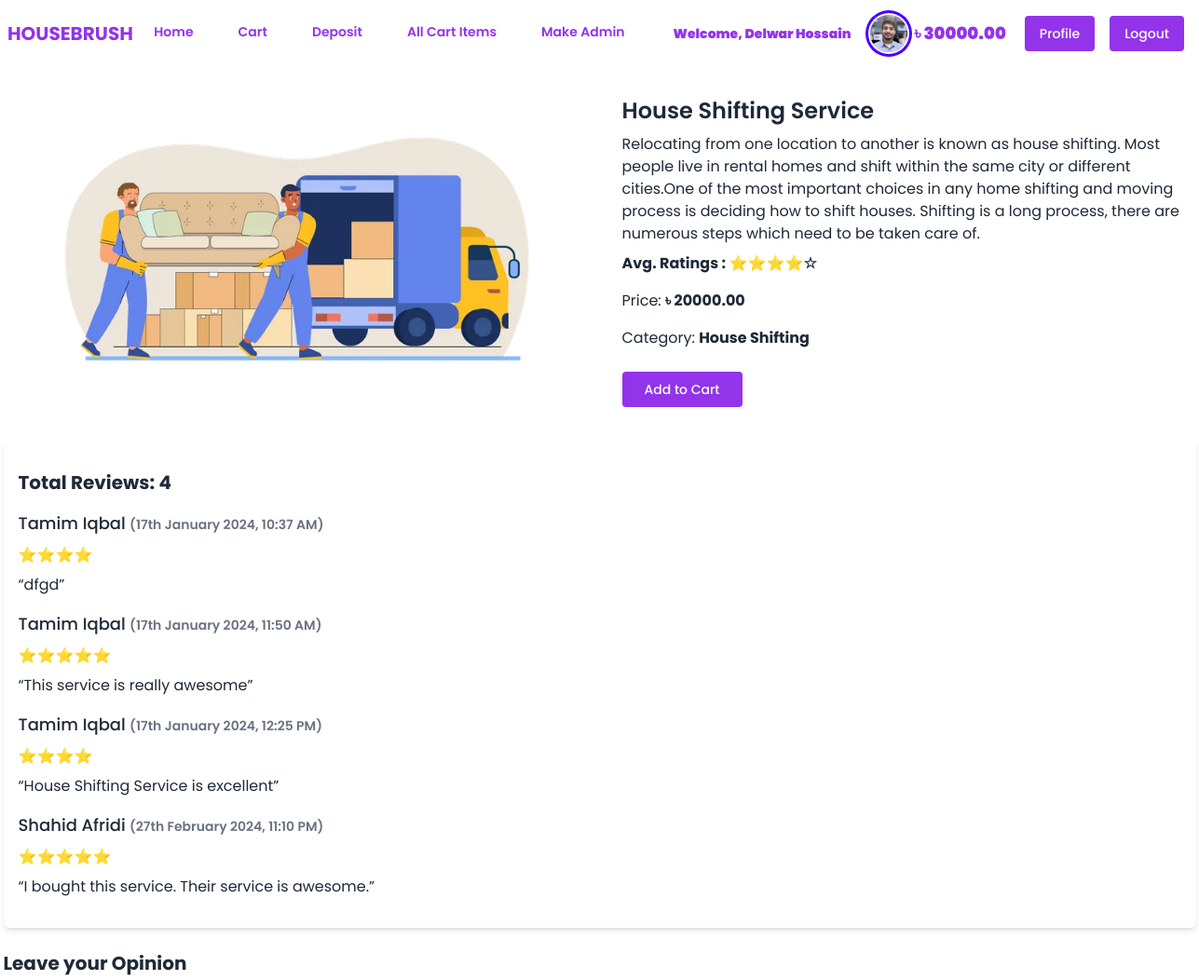
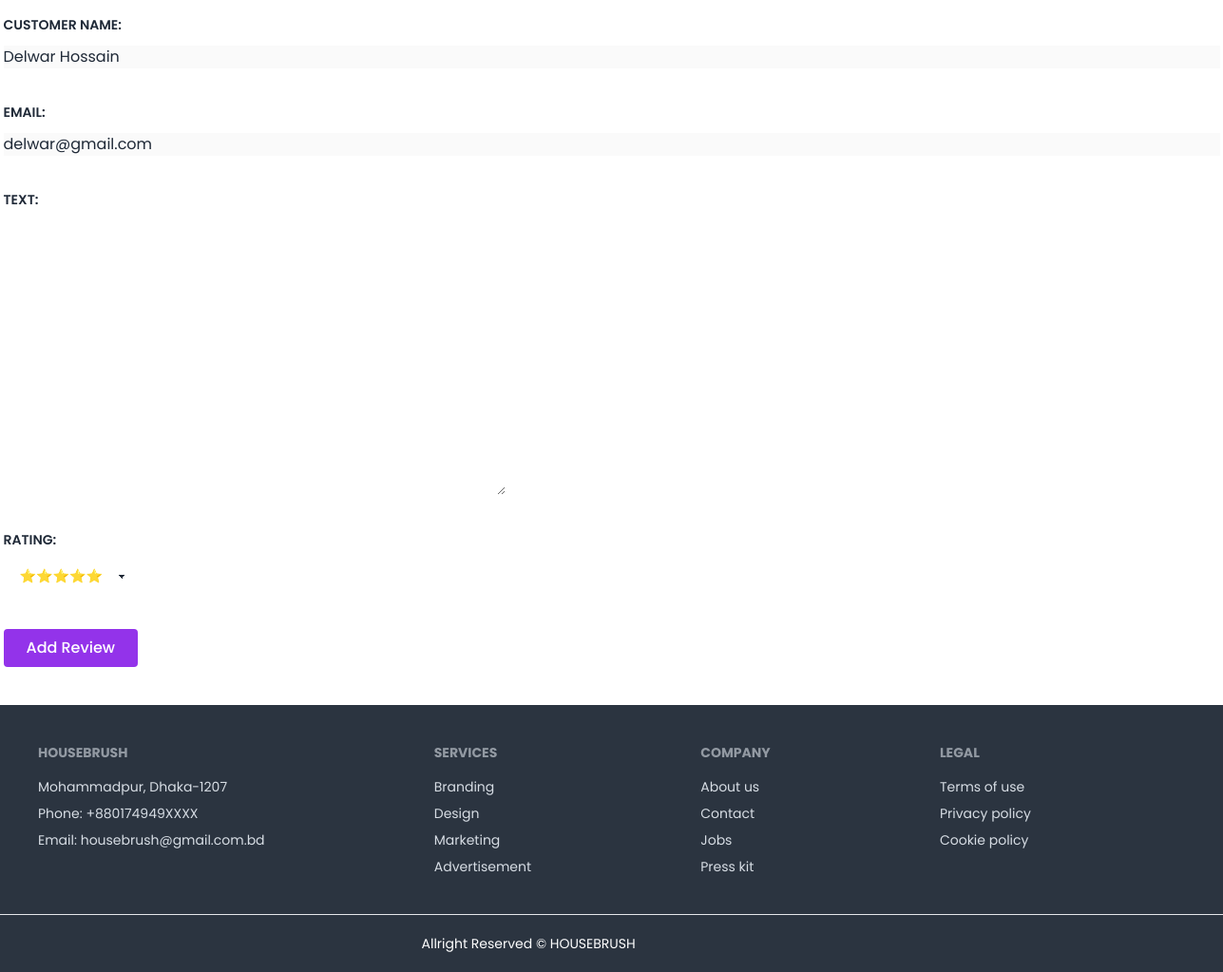
Screenshot of /services/service/2/details/ (signed in) with the database file from the repository (2 pictures, top to bottom).
### account/models.py (models this page shows, shortened)
class UserAccount(AbstractUser):
    address = models.TextField()
    balance = models.DecimalField( max_digits=12, decimal_places=2, default=0, null=True, blank=True)
    image = models.ImageField(upload_to='account/images/')

### service/models.py (models this page shows, shortened)
class Service(models.Model):
    service_name = models.CharField(max_length = 100)
    description = models.TextField()
    price = models.DecimalField(max_digits=12,decimal_places=2)
    image = models.ImageField(upload_to = 'service/images/')
    category = models.ForeignKey(Category, on_delete= models.CASCADE)
    def average_rating(self):
        if self.reviews.exists():
            total_ratings = sum(review.rating for review in self.reviews.all())
            average_rating = total_ratings / self.reviews.count()
            return round(average_rating, 2)
        else:
            return None

class Review(models.Model):
    customer_name = models.CharField(max_length=100)
    email = models.EmailField(max_length=100)
    text = models.TextField()
    rating = models.IntegerField(choices = STARS, default = 5)
    service = models.ForeignKey(Service, on_delete= models.CASCADE, related_name = 'reviews')
    created_on = models.DateTimeField(auto_now_add = True)

class Category(models.Model):
    name = models.CharField(max_length = 50)
    slug = models.SlugField(unique = True)

### service/views.py (the view, shortened to what this page needs)
# urls.py: path('service/<int:id>/details/', ServiceDetailsView.as_view(), name='details'),
class ServiceDetailsView(LoginRequiredMixin,DetailView):
    template_name = 'service/service_details.html'
    context_object_name = 'service'
    model = Service
    pk_url_kwarg = 'id'
    def get_context_data(self, **kwargs):
        context = super().get_context_data(**kwargs)
        service = self.get_object()
        reviews = service.reviews.all()
        context['reviews'] = reviews
        context['form'] = ReviewForm()
        return context

### service/forms.py
class ReviewForm(forms.ModelForm):
    class Meta:
        model = Review
        fields = ['customer_name', 'email', 'text', 'rating']

### service/templatetags/rating_tags.py (called while the page is built)
@register.filter
def stars(value):
    full_stars = int(value)
    remaining = value - full_stars
    if remaining >= 0.75:
        return '⭐' * (full_stars + 1)
    elif remaining >= 0.25:
        return '⭐' * full_stars + '☆'
    else:
        return '⭐' * full_stars

### service/templates/service/service_details.html (shortened to what this page needs)
{% extends "base.html" %}
{% load rating_tags %}
{% block content %}
    <div class="flex gap-4 flex-col md:flex-row items-center mt-5">
        <div class="md:w-1/2 mb-4 md:mb-0">
            <img src="{{service.image.url}}" alt="Service Image" class="w-full h-auto md:h-full object-cover" />
        </div>
        <div class="md:w-1/2">
            <div class="card bg-base-100 px-4">
                <h2 class="text-2xl font-semibold mb-2">{{service.service_name}}</h2>
                <p>{{service.description}}</p>
                {% if service.reviews.exists %}
                <p class="my-2 "> <strong>Avg. Ratings : {{ service.average_rating|stars }}</strong> </p>
                {% endif %}
                <p class="my-2 ">Price: <strong>৳ {{service.price}}</strong></p>
                <p class="my-2 ">Category: <strong>{{service.category.name}}</strong></p>
                <div class="card-actions mt-4">
                    <a href="{% url "add_to_cart" service.id %}" class="inline-block font-medium text-sm px-6 py-3 leading-none bg-purple-600 rounded text-white border-white hover:border-transparent hover:text-dark hover:bg-red-600 mt-4 lg:mt-0">Add to Cart</a>
                </div>
            </div>
        </div>
    </div>
    <div class="bg-white p-4 rounded-md shadow-md mt-6">
        <h3 class="font-bold text-xl my-4">Total Reviews: {{reviews | length}}</h3>
        {% for review in reviews %}
            <div  class="mb-4">
                <div class="flex items-center gap-5">
                    <p class="text-lg font-semibold">
                    <strong class="font-medium">{{review.customer_name}}</strong>
                    <small class="text-gray-500 text-sm"> ({{review.created_on|date:"jS F Y, h:i A"}})</small>
                </p>
                </div>
                <p class="my-2 "> <strong>{{ review.rating|stars }}</strong> </p>
                <q class="text-gray-800">{{review.text}}</q>
            </div>
        {% endfor %}
    </div>
   <div class="mt-6">
    <h1 class="font-bold text-xl my-4">Leave your Opinion</h1>
    {% load crispy_forms_tags %}
    <form method="post" novalidate>
        {% for field in form %}
            <p class="text-sm font-semibold uppercase py-1">{{field.label_tag}}</p>
            {% if field.name == 'customer_name' %}
                <p class="mt-2">
                    <input class="w-full focus:border-1 focus:outline" type="text" value="{{ request.user.first_name }} {{ request.user.last_name }}" readonly disabled>
                </p>
            {% elif field.name == 'email' %}
                <p class="mt-2">
                    <input class="w-full focus:border-1 focus:outline" type="email" value="{{ request.user.email }}" readonly disabled>
                </p>
            {% else %}
                <p class="w-full focus:border-1 focus:outline">{{field}}</p>
            {% endif %}
            <p class="text-red-500 my-2 py-2">{{field.errors|striptags}}</p>
        {% endfor %}
        <input class="inline-block font-medium text-base px-6 py-3 leading-none bg-purple-600 rounded text-white border-white hover:border-transparent hover:text-dark hover:bg-red-600 cursor-pointer" type="submit" value="Add Review">
    </form>
</div>
{% endblock content %}

### core/templates/navbar.html (shortened to what this page needs)
<div class="navbar bg-base-100">
  <div class="navbar-start">
    <a href="{% url "home" %}" class="text-purple-600 text-xl uppercase font-bold">HouseBrush</a>
  </div>
  <div class="navbar-center hidden lg:flex">
    <ul class="menu menu-horizontal px-1">
      <li>
          <a href="{% url "home" %}" class="block font-semibold mt-4 lg:inline-block lg:mt-0 text-purple-600 hover:text-red-600 hover:font-black mr-4">Home</a>
        </li>
        <li>
          <a href="{% url "cart" %}" class="block font-semibold mt-4 lg:inline-block lg:mt-0 text-purple-600 hover:text-red-600 hover:font-black mr-4">
            Cart
          </a>
        </li>
        <li>
          <a href="{% url 'account:deposit' %}" class="block font-semibold mt-4 lg:inline-block lg:mt-0 text-purple-600 hover:text-red-600 hover:font-black mr-4">Deposit</a>
        </li>
        {% if request.user.is_staff == True %}
        <li>
          <a href="{% url "cart_items" %}" class="block font-semibold mt-4 lg:inline-block lg:mt-0 text-purple-600 hover:text-red-600 hover:font-black mr-4">All Cart Items</a>
        </li>
        <li>
          <a href="{% url 'account:make_admin' %}" class="block font-semibold mt-4 lg:inline-block lg:mt-0 text-purple-600 hover:text-red-600 hover:font-black mr-4">Make Admin</a>
        </li>
        {% endif %}
        {% if request.user.is_authenticated %}
          <div class="flex justify-content-between items-center">
            <div class="text-purple-600 my-auto  font-black px-5">
              Welcome, {{ request.user.first_name }} {{ request.user.last_name }}
            </div>
          <div class="avatar">
              <div class="w-10 rounded-full ring ring-primary ring-offset-base-100 ring-offset-2">
                {% if request.user.image and request.user.image.url %}
                    <img src="{{ request.user.image.url }}" />
                    {% endif %}
              </div>
            </div>
            <h2 class="text-lg text-purple-600 my-auto  font-black px-2">৳ {{request.user.balance}}</h2>
        </div>
        {% endif %}
    </ul>
  </div>
  <div class="navbar-end">
    {% if request.user.is_authenticated %}
    <a href="{% url "account:profile" request.user.id %}" class="mx-2 inline-block font-medium text-sm px-4 py-3 leading-none bg-purple-600 rounded text-white border-white hover:border-transparent hover:text-dark hover:bg-red-600 mt-4 lg:mt-0">Profile</a>
    <a href="{% url "account:logout" %}" class="mx-2 inline-block font-medium text-sm px-4 py-3 leading-none bg-purple-600 rounded text-white border-white hover:border-transparent hover:text-dark hover:bg-red-600 mt-4 lg:mt-0">Logout</a>
    {% endif %}
  </div>
</div>

### rows the page displays
UserAccount: user.first_name "Delwar", user.last_name "Hossain", user.image (picture), user.balance "30000.00", user.first_name "Delwar Hossain", user.email "delwar@gmail.com"
Service: image (picture), service_name "House Shifting Service", description "Relocating from one location to another is known as house shifting. Most people live in rental homes and shift within the same city or different cities.One of the most important choices in any home shifting and moving process is deciding how to shift houses. Shifting is a long process, there are numerous steps which need to be taken care of.", average_rating|stars "⭐⭐⭐⭐☆", price "20000.00", category.name "House Shifting"
Review: customer_name "Tamim Iqbal", created_on "17th January 2024, 10:37 AM", rating|stars "⭐⭐⭐⭐", text "dfgd"
Review: customer_name "Tamim Iqbal", created_on "17th January 2024, 11:50 AM", rating|stars "⭐⭐⭐⭐⭐", text "This service is really awesome"
Review: customer_name "Tamim Iqbal", created_on "17th January 2024, 12:25 PM", rating|stars "⭐⭐⭐⭐", text "House Shifting Service is excellent"
Review: customer_name "Shahid Afridi", created_on "27th February 2024, 11:10 PM", rating|stars "⭐⭐⭐⭐⭐", text "I bought this service. Their service is awesome."

### other values shown
{{ reviews | length }} "4"
{{ field.label_tag }} "CUSTOMER NAME:" "EMAIL:" "TEXT:" "RATING:"
